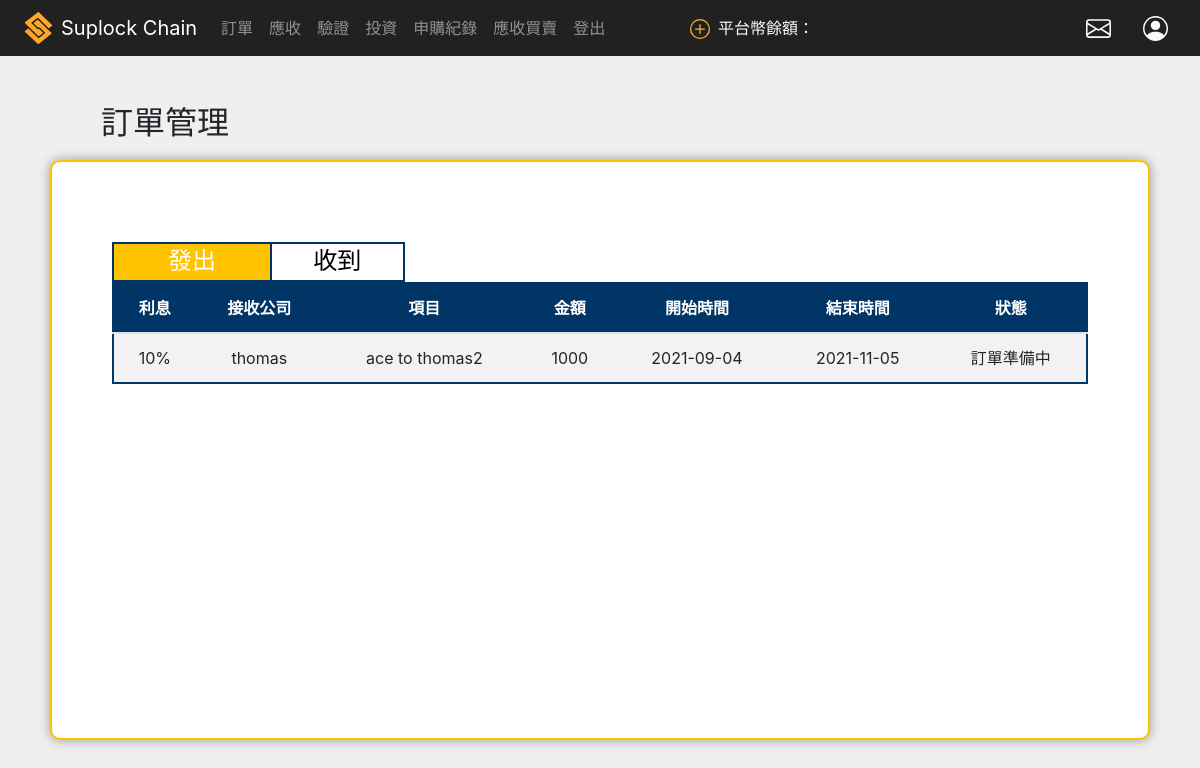
Before: /company_orders/ (signed in) with the older database file.
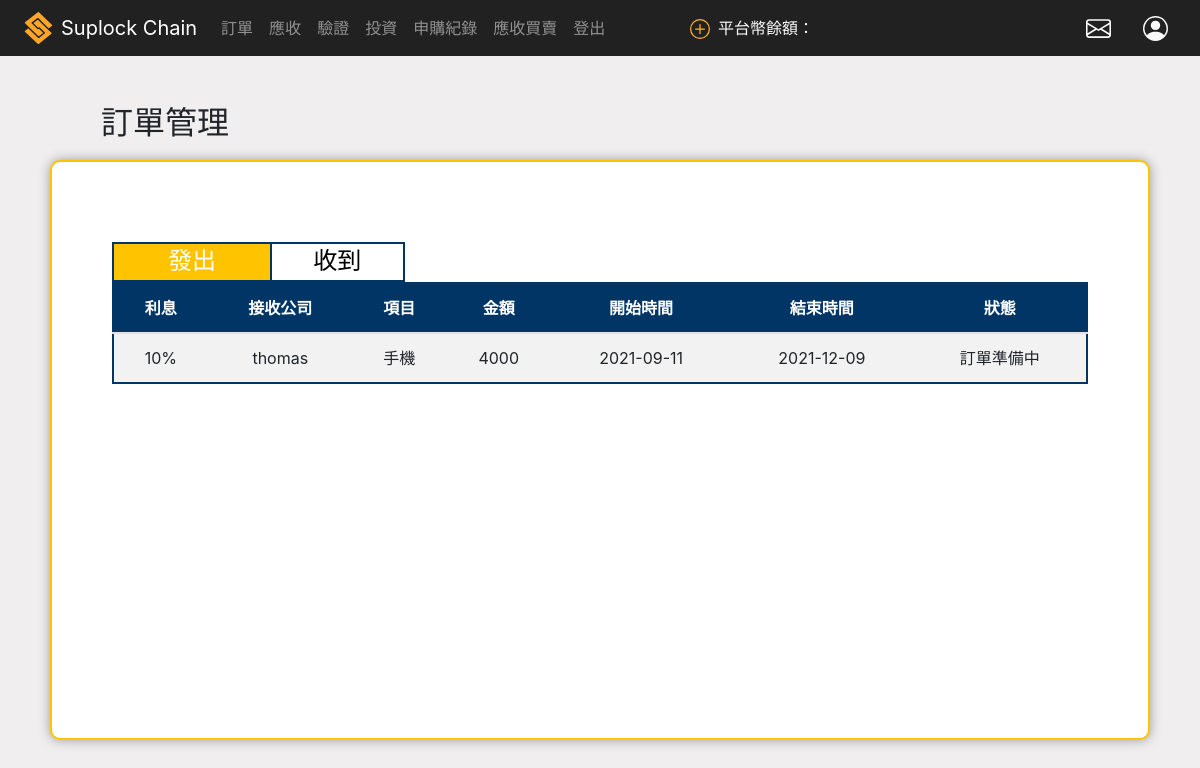
After: the same page with the newer database file.
### core/models.py (models this page shows)
class Company_orders(models.Model):
    send_company = models.ForeignKey(Company,on_delete=models.CASCADE ,related_name='send_company') ## 一個發出Company 對多 orders
    receive_compamy = models.ForeignKey(Company,on_delete=models.CASCADE ,related_name='receive_comapny') ## 一個接收Company 對多 orders
    product  = models.CharField(max_length=40) ##訂單項目
    price = models.IntegerField(null=True, blank=True) ##訂單價格
    start_date = models.DateField(auto_now_add = True ,null=True) ## 發起時間
    end_date = models.DateField() ## 結束時間
    state = models.IntegerField(choices=STATE_CHOICES, default=1) ##狀態
    rate = models.IntegerField(choices=RATE_CHOICES, null=True,  blank=True) ##利息
    transactionHash = models.CharField(max_length=66, null=True, blank=True)
    quantity = models.IntegerField(null=True, blank = True) ##數量 onlyfor 驗證
    class_type = models.IntegerField(choices=CLASS_CHOICES_2000, null=True, blank=True) ##tokenB (應收, 訂單, 移轉, 貸款)

class Company(models.Model):
    user = models.OneToOneField(User, on_delete=models.CASCADE) ## user foriegn key
    uni_num = models.CharField(max_length=100) ##統一編號
    public_address = models.CharField(max_length=42) ##公鑰
    core = models.BooleanField() #是否為核心企業
    amount_a = models.DecimalField(max_digits=12, decimal_places=1, null=True) #核心企業token_A數量
    amount_865 = models.DecimalField(max_digits=12, decimal_places=0, null=True) #核心企業平台幣數量
    create_time = models.DateTimeField(auto_now_add= True) #進入時間
    contract_address = models.CharField(max_length=42,null=True,blank=True) ##合約地址
    company_type = models.CharField(max_length=42,null=True,blank=True) #行業別
    capital = models.DecimalField(max_digits=12, decimal_places=0, null=True) #資本額
    chairman = models.CharField(max_length=42,null=True,blank=True) #董事長
    company_location =  models.CharField(max_length=42,null=True,blank=True) #公司地址
    supervisor = models.CharField(max_length=42,null=True,blank=True) #登記機關
    establish_date = models.CharField(max_length=42,null=True,blank=True) #成立日期
    responsible_person = models.CharField(max_length=42,null=True,blank=True) #負責人
    image = models.ImageField(upload_to='static/image/', blank=True, null=True)  ##logo

### core/views.py (the view, shortened to what this page needs)
# urls.py: path('company_orders/',views.company_order.as_view(), name='company_orders'),
@method_decorator(login_required, name='dispatch')
class company_order(generic.ListView):
    model = Company_orders
    template_name = 'company_orders.html'
    context_object_name = 'orders'
    paginate_by = 6
    def get_queryset(self):
        user = self.request.user
        company = Company.objects.filter(user = user)[0]
        return  company.send_company.filter(Q(state = 1)|Q(state = 2)|Q(state = 3))
    def get_context_data(self, **kwargs):
        form = set_order_rate()
        company_addr_dict = {}
        rec_com_list = []
        context =  super(company_order,self).get_context_data(**kwargs)
        user = self.request.user
        company = Company.objects.filter(user = user)[0]
        all_company = company.send_company.all()
        for rec_com in all_company:
            rec_com_list.append(rec_com.receive_compamy)
        for c in rec_com_list:
            company_addr_dict[c.user.username] = c.public_address
        context['company_addr_dict'] = json.dumps(company_addr_dict)
        context['form'] = form
        return context

### core/forms.py
class set_order_rate(forms.Form):
    orders_id = forms.CharField()
    rec_company_name = forms.CharField()
    rec_com_address = forms.CharField()
    rate = forms.ChoiceField(choices = RATE_CHOICES ,widget = forms.Select ,required=True)

### core/templatetags/auth_extras.py (called while the page is built)
@register.filter(name='has_group')
def has_group(user, group_name):
    return user.groups.filter(name=group_name).exists()

### core/templates/company_orders.html (shortened to what this page needs)
<!DOCTYPE html>
<html lang="en">
<head>
    {% include 'nav_login.html' %}
    {% load static %}
    <link rel="stylesheet" href="{%static 'css/company_orders.css' %}">
</head>
<body>
<main class="main_content" id = 'fade_out'>
    <div class='content_title'>
        <h2>訂單管理</h2>
    </div>
    <div class="outer">
        <div class="table_above_tag">
            <div class='send_btn' id='clicked_1'>
                <h2 class="send_order" >發出</h2>
            </div>
            <a class='recieve_btn' id= 'clicked_2' href="{% url 'company_orders_rec' %}">
                <h2 class="send_order" >收到</h2>
            </a>
        </div>
        <div class="ordersTable" id="sendOrder">
            <table class="table table-striped">
                <thead>
                    <tr>
                        <th>利息</th>
                        <th>接收公司</th>
                        <th>項目</th>
                        <th>金額</th>
                        <th>開始時間</th>
                        <th>結束時間</th>
                        <th>狀態</th>
                    </tr>
                </thead>
                <tbody>
                    {% for order in orders %}
                    <tr name = 'make_id' onclick=" pop_set_rate()" >
                        {% if not order.state == 1  %}
                        <td name = 'percent'>{{ order.get_rate_display }}</td>
                        {% else %}
                        <td name = 'percent'>未設定</td>
                        {% endif %}
                        <td name= 'to_id' >{{order.receive_compamy.user}}</td>
                        <td >{{order.product}}</td>
                        <td>{{order.price}}</td>
                        <td>{{order.start_date|date:'Y-m-d'}}</td>
                        <td>{{order.end_date|date:'Y-m-d'}}</td>
                        <td name = 'state' >{{ order.get_state_display }}</td>
                    </tr>
                    {% endfor %}
                </tbody>
            </table>
        </div>
    </div>
</main>
</body>
</html>

Changed rows visible on the page:
removed Company_orders: rate "10%", receive_compamy.user "thomas", product "ace to thomas2", price "1000", start_date "2021-09-04", end_date "2021-11-05", state "訂單準備中"
added Company_orders: rate "10%", receive_compamy.user "thomas", product "手機", price "4000", start_date "2021-09-11", end_date "2021-12-09", state "訂單準備中"
